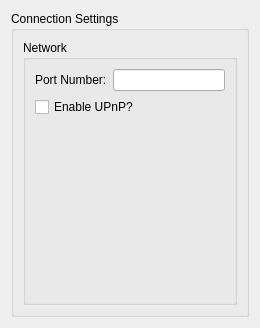
<?xml version="1.0" encoding="UTF-8"?>
<ui version="4.0">
 <class>ConnectionSettingsPage</class>
 <widget class="QWidget" name="ConnectionSettingsPage">
  <property name="geometry">
   <rect>
    <x>0</x>
    <y>0</y>
    <width>260</width>
    <height>328</height>
   </rect>
  </property>
  <property name="windowTitle">
   <string/>
  </property>
  <layout class="QGridLayout" name="gridLayout">
   <item row="0" column="0">
    <widget class="QGroupBox" name="groupBox">
     <property name="title">
      <string>Connection Settings</string>
     </property>
     <layout class="QGridLayout" name="gridLayout_2">
      <item row="0" column="0">
       <widget class="QGroupBox" name="groupBox_2">
        <property name="title">
         <string>Network</string>
        </property>
        <property name="flat">
         <bool>true</bool>
        </property>
        <layout class="QGridLayout" name="gridLayout_3">
         <item row="0" column="0">
          <widget class="QLabel" name="label">
           <property name="text">
            <string>Port Number:</string>
           </property>
          </widget>
         </item>
         <item row="0" column="1">
          <widget class="QLineEdit" name="lineEdit"/>
         </item>
         <item row="1" column="0" colspan="2">
          <widget class="QCheckBox" name="checkBox">
           <property name="sizePolicy">
            <sizepolicy hsizetype="Expanding" vsizetype="Fixed">
             <horstretch>0</horstretch>
             <verstretch>0</verstretch>
            </sizepolicy>
           </property>
           <property name="text">
            <string>Enable UPnP?</string>
           </property>
          </widget>
         </item>
         <item row="2" column="0">
          <spacer name="verticalSpacer">
           <property name="orientation">
            <enum>Qt::Vertical</enum>
           </property>
           <property name="sizeHint" stdset="0">
            <size>
             <width>20</width>
             <height>40</height>
            </size>
           </property>
          </spacer>
         </item>
        </layout>
       </widget>
      </item>
     </layout>
    </widget>
   </item>
  </layout>
 </widget>
 <resources/>
 <connections/>
</ui>
